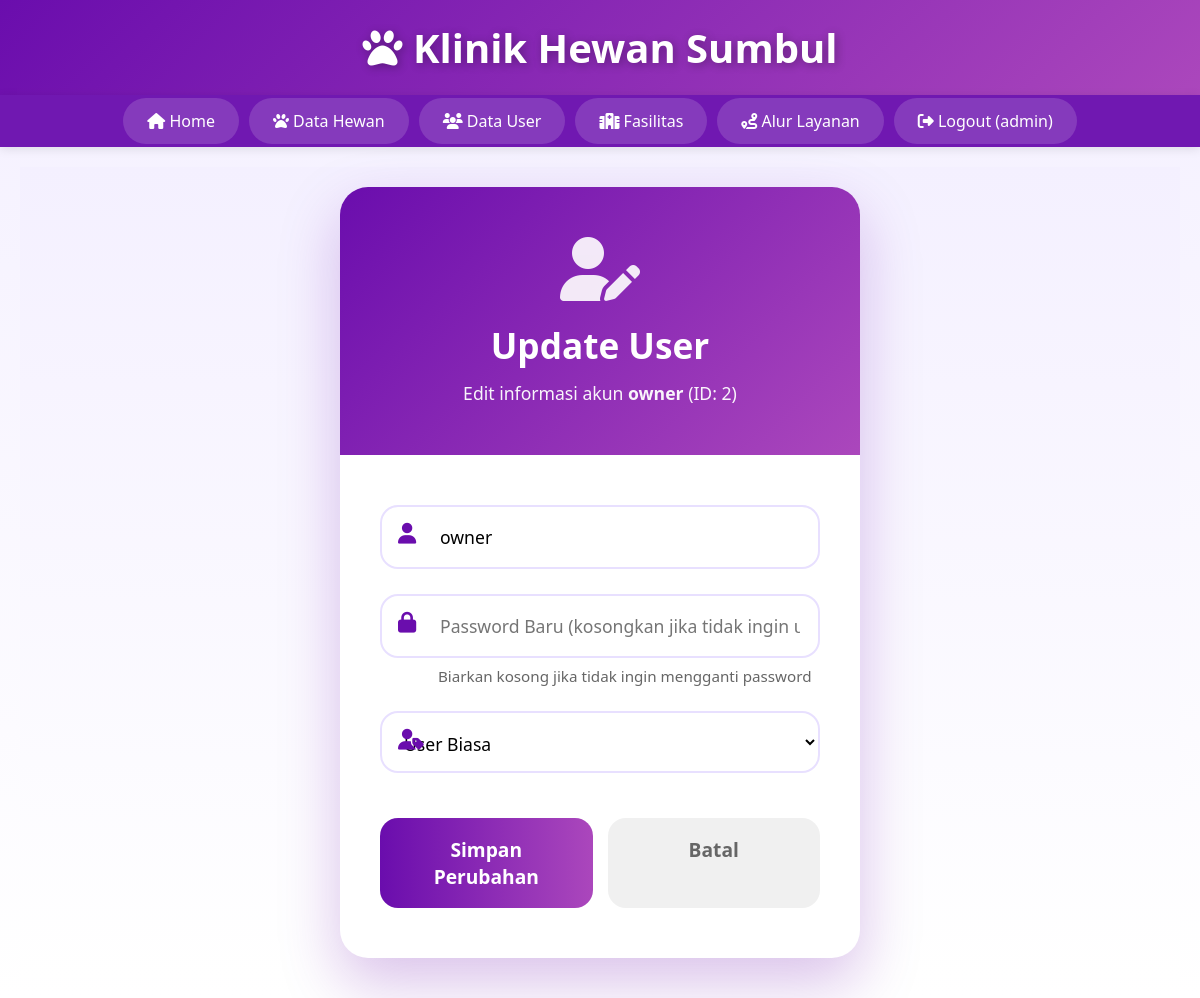
The page /update_user/2 (signed in) on the database its author committed.
### app.py (models this page shows)
class User(db.Model, UserMixin):
    id = db.Column(db.Integer, primary_key=True)
    username = db.Column(db.String(150), unique=True, nullable=False)
    password = db.Column(db.String(150), nullable=False)
    role = db.Column(db.String(50), nullable=False)  # 'admin' atau 'user'
    pets = db.relationship('Pet', backref='owner', lazy=True)

### app.py (the view, shortened to what this page needs)
@app.route('/update_user/<int:user_id>', methods=['GET', 'POST'])
@login_required
def update_user(user_id):
    if current_user.role != 'admin':
        flash('Akses ditolak!', 'error')
        return redirect(url_for('home'))
    user = User.query.get_or_404(user_id)
    return render_template('update_user.html', user=user)

### app.py (called while the page is built)
@login_manager.user_loader
def load_user(user_id):
    return User.query.get(int(user_id))

### templates/update_user.html (shortened to what this page needs)
{% extends 'base.html' %}
{% block content %}
<div class="auth-wrapper">
    <div class="auth-card">
        <div class="auth-header">
            <i class="fas fa-user-edit"></i>
            <h2>Update User</h2>
            <p>Edit informasi akun <strong>{{ user.username }}</strong> (ID: {{ user.id }})</p>
        </div>
        <div class="auth-form-container">
            <form method="POST" class="auth-form">
                <div class="input-group">
                    <i class="fas fa-user"></i>
                    <input type="text" name="username" value="{{ user.username }}" placeholder="Username" required autofocus>
                </div>
                <div class="input-group">
                    <i class="fas fa-lock"></i>
                    <input type="password" name="password" placeholder="Password Baru (kosongkan jika tidak ingin ubah)">
                    <small class="form-hint">Biarkan kosong jika tidak ingin mengganti password</small>
                </div>
                <div class="input-group">
                    <i class="fas fa-user-tag"></i>
                    <select name="role" required>
                        <option value="user" {% if user.role == 'user' %}selected{% endif %}>User Biasa</option>
                    </select>
                </div>
                <div class="form-actions">
                    <button type="submit" class="btn-auth">Simpan Perubahan</button>
                    <a href="{{ url_for('data_user') }}" class="btn-cancel">Batal</a>
                </div>
            </form>
        </div>
    </div>
</div>
{% endblock %}

### templates/base.html (shortened to what this page needs)
<!DOCTYPE html>
<html lang="id">
<head>
    <link rel="stylesheet" href="https://cdnjs.cloudflare.com/ajax/libs/font-awesome/6.5.0/css/all.min.css">
</head>
<body>
    <header>
        <h1><i class="fas fa-paw"></i> Klinik Hewan Sumbul</h1>
    </header>
    <nav>
        <ul>
            <li><a href="{{ url_for('home') }}"><i class="fas fa-home"></i> Home</a></li>
            {% if current_user.is_authenticated %}
                <li><a href="{{ url_for('data_hewan') }}"><i class="fas fa-paw"></i> Data Hewan</a></li>
                {% if current_user.role == 'admin' %}
                    <li><a href="{{ url_for('data_user') }}"><i class="fas fa-users"></i> Data User</a></li>
                {% endif %}
                <li><a href="{{ url_for('fasilitas') }}"><i class="fas fa-hospital"></i> Fasilitas</a></li>
                <li><a href="{{ url_for('alur_layanan') }}"><i class="fas fa-route"></i> Alur Layanan</a></li>
                <li><a href="{{ url_for('logout') }}"><i class="fas fa-sign-out-alt"></i> Logout ({{ current_user.username }})</a></li>
            {% else %}
                <li><a href="{{ url_for('login') }}"><i class="fas fa-sign-in-alt"></i> Login</a></li>
                <li><a href="{{ url_for('signup') }}"><i class="fas fa-user-plus"></i> Sign Up</a></li>
            {% endif %}
        </ul>
    </nav>
    <div class="container">
        {% block content %}{% endblock %}
    </div>
</body>
</html>

### templates/base.html (style rules this page uses)
:root { --primary: #6a0dad; --primary-dark: #520a8c; --accent: #ab47bc; --success: #28a745; --error: #dc3545; --info: #17a2b8; --light: #f8f9fa; --gray: #6c757d; --text: #333; --border: #e8e0ff; }
* { box-sizing: border-box; }
body { font-family: 'Segoe UI', Tahoma, Geneva, Verdana, sans-serif; margin: 0; padding: 0; background: linear-gradient(to bottom, #f4f0ff, #ffffff); min-height: 100vh; color: var(--text); }
input, button, select { font-family: inherit; }
header { background: linear-gradient(135deg, var(--primary), var(--accent)); color: white; padding: 20px; text-align: center; }
header h1 { margin: 0; font-size: 2.5em; text-shadow: 2px 2px 10px rgba(0,0,0,0.3); }
nav { background: rgba(106, 13, 173, 0.95); padding: 15px; box-shadow: 0 2px 10px rgba(0,0,0,0.1); }
nav ul { list-style: none; padding: 0; margin: 0; display: flex; justify-content: center; flex-wrap: wrap; gap: 10px; }
nav ul li a { color: white; text-decoration: none; padding: 12px 24px; background: rgba(255,255,255,0.15); border-radius: 25px; transition: all 0.3s; font-weight: 500; backdrop-filter: blur(10px); }
.container { max-width: 1400px; margin: 0 auto; padding: 20px; }

### templates/update_user.html (style rules this page uses)
.auth-wrapper { min-height: 80vh; display: flex; align-items: center; justify-content: center; padding: 20px; background: linear-gradient(to bottom, #f4f0ff, #ffffff); }
.auth-card { background: white; max-width: 520px; width: 100%; border-radius: 28px; box-shadow: 0 25px 60px rgba(106,13,173,0.25); overflow: hidden; }
.auth-header { background: linear-gradient(135deg, #6a0dad, #ab47bc); color: white; text-align: center; padding: 50px 30px; }
.auth-header i { font-size: 4em; margin-bottom: 20px; opacity: 0.9; }
.auth-header h2 { margin: 0 0 12px; font-size: 2.2em; }
.auth-header p { opacity: 0.95; font-size: 1.1em; margin: 0; }
.auth-form-container { padding: 50px 40px; }
.auth-form { display: flex; flex-direction: column; gap: 25px; }
.input-group { position: relative; }
.input-group i { position: absolute; left: 18px; top: 18px; color: #6a0dad; font-size: 1.3em; z-index: 2; }
.input-group input, .input-group select { width: 100%; padding: 18px 18px 18px 58px; border: 2px solid #e8e0ff; border-radius: 18px; font-size: 1.1em; transition: all 0.3s; background: white; }
.input-group select { padding: 18px; height: 62px; cursor: pointer; }
.form-hint { display: block; margin-top: 8px; margin-left: 58px; color: #666; font-size: 0.95em; }
.form-actions { display: flex; gap: 15px; margin-top: 20px; }
.btn-auth { flex: 1; background: linear-gradient(to right, #6a0dad, #ab47bc); color: white; border: none; padding: 18px; border-radius: 18px; font-size: 1.2em; font-weight: bold; cursor: pointer; transition: 0.3s; }
.btn-cancel { flex: 1; background: #f0f0f0; color: #666; text-align: center; padding: 18px; border-radius: 18px; font-size: 1.2em; font-weight: bold; text-decoration: none; transition: 0.3s; }

### rows shown on the page
User: username "admin"
User: username "owner", id "2", role "User Biasa"
